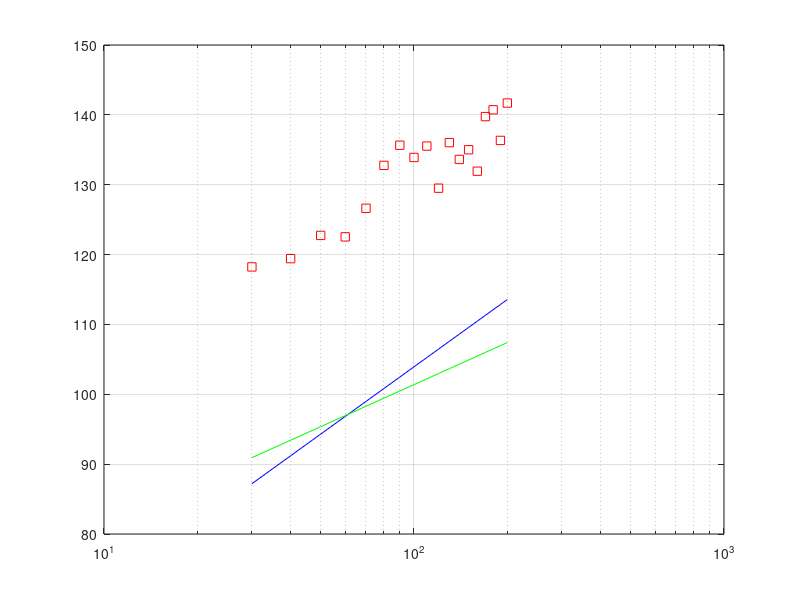

This chart was generated by the following MATLAB code:
clear;

d = 30:10:200;

mu = 0.0;
sigma = 8.7;
NumRealization = 1e1;
X = sigma * randn(size(d,2), NumRealization);

for i=1:size(d,2)
%     for j=1:4
        Y(i)=(sum(X(i,:))/NumRealization);
%     end
end


alpha = 72.0;
beta = 2.92;
d = 30:10:200;
sigma2 = 10^0.87;
% X = sigma2 * randn(1,size(d,2));
PL1 = alpha + beta * 10 * log10(d) + Y;
PL2 = 62.3+32*log10(d/5);
semilogx(d,PL1,'sr');
hold on;
semilogx(d,PL2,'-b');
% xlim([30 200]);
grid on;
c = 3e8; f=28e9;
lambda = c/f;
PL_los = -20 * log10(lambda./(4*pi*d));
semilogx(d,PL_los,'-g');